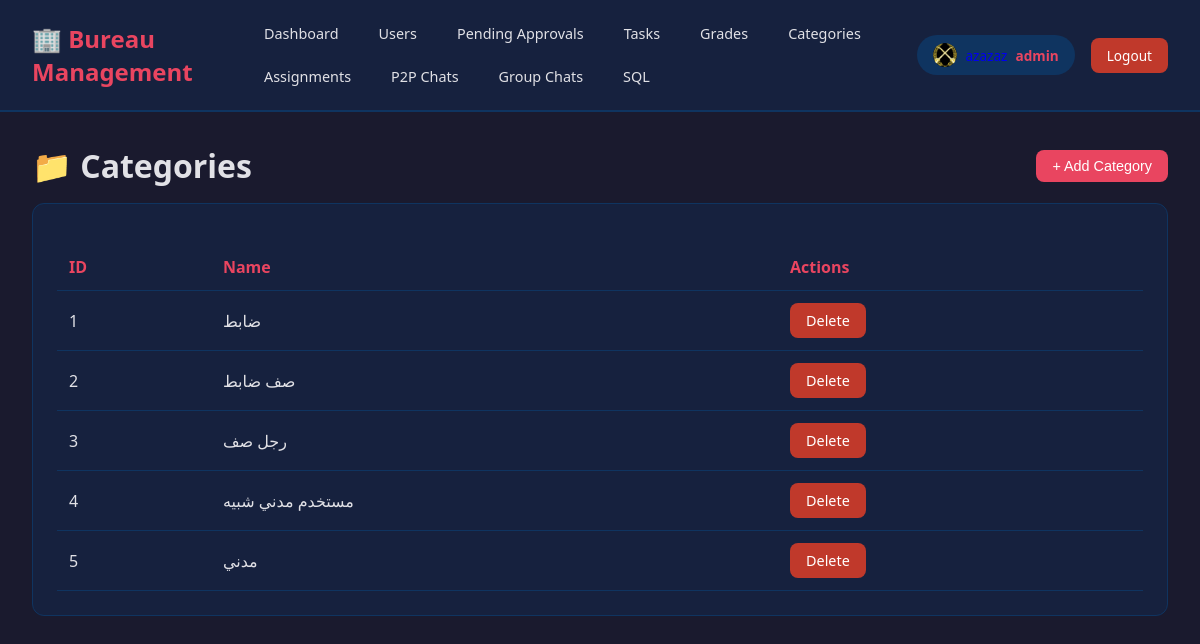
The app's page /web/categories (signed in) with its own data.
### database.py (models this page shows)
class User(db.Model):
    __tablename__ = 'users'
    matricule = db.Column(db.Text, primary_key=True)
    name = db.Column(db.Text, nullable=False)
    family_name = db.Column(db.Text, nullable=False)
    category = db.Column(db.Integer, db.ForeignKey('categories.category_id'), nullable=False)
    grade = db.Column(db.Integer, db.ForeignKey('grades.grade_id'), nullable=True)
    user_name = db.Column(db.Text, nullable=False)
    password = db.Column(db.Text, nullable=False)
    profil_pic_url = db.Column(db.Text, nullable=False)
    user_role = db.Column(db.Integer, db.ForeignKey('user_roles.user_role_id'), nullable=False)
    is_approved = db.Column(db.Boolean, nullable=False, default=False)  # NEW: Approval status
    category_rel = db.relationship('Category', backref='users')
    grade_rel = db.relationship('Grade', backref='users')
    role_rel = db.relationship('UserRole', backref='users')
    approval_request = db.relationship('UserApprovalRequest', uselist=False, backref='user', cascade='all, delete-orphan')

class Category(db.Model):
    __tablename__ = 'categories'
    category_id = db.Column(db.Integer, primary_key=True)
    category_name = db.Column(db.Text, nullable=False)

### app.py (the view)
@app.route('/web/categories')
@manager_required
def web_categories():
    categories = Category.query.all()
    return render_template('tables/categories.html', categories=categories)

### app.py (called while the page is built)
@app.context_processor
def inject_pending_approvals_count():
    def get_pending_approvals_count():
        return UserApprovalRequest.query.count()
    return dict(get_pending_approvals_count=get_pending_approvals_count)

@app.context_processor
def inject_user_profile_pic():
    def get_user_profile_pic():
        if 'user_matricule' in session:
            user = User.query.get(session['user_matricule'])
            if user:
                return get_profile_picture_url(user)
        return '/static/uploads/profiles/default.png'
    return dict(profile_pic=get_user_profile_pic())

### utils.py (called while the page is built)
def get_profile_picture_url(user):
    if user and user.profil_pic_url and user.profil_pic_url.strip():
        return user.profil_pic_url
    return "/static/uploads/profiles/default.png"

### templates/tables/categories.html (shortened to what this page needs)
{% extends "base.html" %}
{% block content %}
<div style="display: flex; justify-content: space-between; align-items: center; margin-bottom: 1rem;">
    <h1>📁 Categories</h1>
    <button class="btn btn-primary" onclick="document.getElementById('addModal').classList.add('active')">+ Add Category</button>
</div>
<div class="card">
    <table>
        <thead><tr><th>ID</th><th>Name</th><th>Actions</th></tr></thead>
        <tbody>
            {% for cat in categories %}
            <tr><td>{{ cat.category_id }}</td><td>{{ cat.category_name }}</td>
                <td><a href="{{ url_for('web_delete_category', id=cat.category_id) }}" class="btn btn-danger" onclick="return confirm('Delete?')">Delete</a></td></tr>
            {% endfor %}
        </tbody>
    </table>
</div>
{% endblock %}

### templates/base.html (shortened to what this page needs)
<!DOCTYPE html>
<html lang="en">
<head>
</head>
<body>
    <nav class="navbar">
        <div class="navbar-left">
            <h1>🏢 Bureau Management</h1>
            <div class="nav-links">
                <a href="{{ url_for('dashboard') }}">Dashboard</a>
                {% if session.get('user_role') in [1, 2] %}<a href="{{ url_for('web_users') }}">Users</a>{% endif %}
                {% if session.get('user_role') in [1, 2] %}<a href="{{ url_for('web_pending_approvals') }}">Pending Approvals</a>{% endif %}
                <a href="{{ url_for('web_tasks') }}">Tasks</a>
                {% if session.get('user_role') == 1 %}<a href="{{ url_for('web_grades') }}">Grades</a>{% endif %}
                {% if session.get('user_role') == 1 %}<a href="{{ url_for('web_categories') }}">Categories</a>{% endif %}
                {% if session.get('user_role') in [1, 2] %}<a href="{{ url_for('web_assignments') }}">Assignments</a>{% endif %}
                <a href="{{ url_for('web_p2p_chats') }}">P2P Chats</a>
                <a href="{{ url_for('web_group_chats') }}">Group Chats</a>
                {% if session.get('user_role') == 1 %}<a href="{{ url_for('web_sql') }}">SQL</a>{% endif %}
            </div>
        </div>
        <div class="user-info">
            <a href="{{ url_for('profile') }}" style="text-decoration: none;">
                <div class="user-badge" style="display: flex; align-items: center; gap: 0.5rem; cursor: pointer;">
                    <img src="{{ profile_pic if profile_pic is defined else '/static/uploads/profiles/default.png' }}"
                         alt="" style="width: 24px; height: 24px; border-radius: 50%; object-fit: cover;">
                    <span>{{ session.get('user_name', 'Guest') }}</span>
                    <span class="role">{{ session.get('user_role_name', 'Unknown') }}</span>
                </div>
            </a>
            <a href="{{ url_for('logout') }}" class="btn-logout">Logout</a>
        </div>
    </nav>
    <div class="container">
        {% block content %}{% endblock %}
    </div>
</body>
</html>

### templates/base.html (style rules this page uses)
* { margin: 0; padding: 0; box-sizing: border-box; }
body { font-family: 'Segoe UI', Tahoma, Geneva, Verdana, sans-serif; background: #1a1a2e; color: #e1e1e6; min-height: 100vh; }
.navbar { background: #16213e; padding: 1rem 2rem; display: flex; align-items: center; justify-content: space-between; border-bottom: 2px solid #0f3460; }
.navbar-left { display: flex; align-items: center; gap: 2rem; }
.navbar h1 { color: #e94560; font-size: 1.5rem; }
.nav-links { display: flex; gap: 0.5rem; flex-wrap: wrap; }
.nav-links a { color: #e1e1e6; text-decoration: none; padding: 0.5rem 1rem; border-radius: 8px; transition: all 0.3s; font-size: 0.9rem; }
.user-info { display: flex; align-items: center; gap: 1rem; }
.user-badge { background: #0f3460; padding: 0.5rem 1rem; border-radius: 20px; font-size: 0.85rem; }
.user-badge .role { color: #e94560; font-weight: bold; }
.btn-logout { background: #c0392b; color: white; padding: 0.5rem 1rem; border-radius: 8px; text-decoration: none; font-size: 0.85rem; transition: background 0.3s; }
.container { padding: 2rem; max-width: 1400px; margin: 0 auto; }
.card { background: #16213e; border-radius: 12px; padding: 1.5rem; margin-bottom: 1.5rem; border: 1px solid #0f3460; }
table { width: 100%; border-collapse: collapse; margin-top: 1rem; }
th, td { padding: 0.75rem; text-align: left; border-bottom: 1px solid #0f3460; }
th { color: #e94560; font-weight: 600; }
.btn { display: inline-block; padding: 0.5rem 1rem; border-radius: 8px; text-decoration: none; border: none; cursor: pointer; font-size: 0.9rem; transition: all 0.3s; }
.btn-primary { background: #e94560; color: white; }
.btn-danger { background: #c0392b; color: white; }

### records on screen
User: profil_pic_url (picture)
Category: category_id "1", category_name "ضابط"
Category: category_id "2", category_name "صف ضابط"
Category: category_id "3", category_name "رجل صف"
Category: category_id "4", category_name "مستخدم مدني شبيه"
Category: category_id "5", category_name "مدني"

### other values on screen
{{ session.get('user_role_name', 'Unknown') }} "admin"
